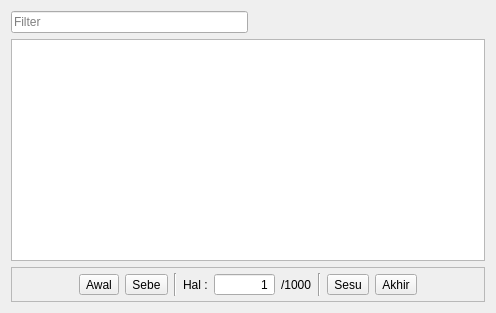
<?xml version="1.0" encoding="UTF-8"?>
<ui version="4.0">
 <class>DataViewer</class>
 <widget class="QWidget" name="DataViewer">
  <property name="geometry">
   <rect>
    <x>0</x>
    <y>0</y>
    <width>496</width>
    <height>313</height>
   </rect>
  </property>
  <property name="windowTitle">
   <string>Form</string>
  </property>
  <layout class="QVBoxLayout" name="verticalLayout">
   <item>
    <layout class="QHBoxLayout" name="horizontalLayout_2" stretch="0,0">
     <item>
      <widget class="QLineEdit" name="filterEdit">
       <property name="placeholderText">
        <string>Filter</string>
       </property>
      </widget>
     </item>
     <item>
      <spacer name="horizontalSpacer_3">
       <property name="orientation">
        <enum>Qt::Orientation::Horizontal</enum>
       </property>
       <property name="sizeHint" stdset="0">
        <size>
         <width>40</width>
         <height>20</height>
        </size>
       </property>
      </spacer>
     </item>
    </layout>
   </item>
   <item>
    <widget class="QTableView" name="dataView">
     <property name="showDropIndicator" stdset="0">
      <bool>false</bool>
     </property>
     <property name="alternatingRowColors">
      <bool>true</bool>
     </property>
     <property name="verticalScrollMode">
      <enum>QAbstractItemView::ScrollMode::ScrollPerPixel</enum>
     </property>
     <property name="horizontalScrollMode">
      <enum>QAbstractItemView::ScrollMode::ScrollPerPixel</enum>
     </property>
     <attribute name="verticalHeaderMinimumSectionSize">
      <number>18</number>
     </attribute>
     <attribute name="verticalHeaderDefaultSectionSize">
      <number>20</number>
     </attribute>
    </widget>
   </item>
   <item>
    <widget class="QFrame" name="navigationFrame">
     <property name="frameShape">
      <enum>QFrame::Shape::StyledPanel</enum>
     </property>
     <property name="frameShadow">
      <enum>QFrame::Shadow::Sunken</enum>
     </property>
     <layout class="QHBoxLayout" name="horizontalLayout" stretch="1,0,0,0,0,1,0,0,0,0,1">
      <property name="leftMargin">
       <number>5</number>
      </property>
      <property name="topMargin">
       <number>5</number>
      </property>
      <property name="rightMargin">
       <number>5</number>
      </property>
      <property name="bottomMargin">
       <number>5</number>
      </property>
      <item>
       <spacer name="horizontalSpacer">
        <property name="orientation">
         <enum>Qt::Orientation::Horizontal</enum>
        </property>
        <property name="sizeHint" stdset="0">
         <size>
          <width>40</width>
          <height>20</height>
         </size>
        </property>
       </spacer>
      </item>
      <item>
       <widget class="QToolButton" name="firstButton">
        <property name="text">
         <string>Awal</string>
        </property>
       </widget>
      </item>
      <item>
       <widget class="QToolButton" name="prevButton">
        <property name="text">
         <string>Sebe</string>
        </property>
       </widget>
      </item>
      <item>
       <widget class="Line" name="line">
        <property name="orientation">
         <enum>Qt::Orientation::Vertical</enum>
        </property>
       </widget>
      </item>
      <item>
       <widget class="QLabel" name="label">
        <property name="text">
         <string>Hal :</string>
        </property>
       </widget>
      </item>
      <item>
       <widget class="QSpinBox" name="currentPage">
        <property name="minimumSize">
         <size>
          <width>30</width>
          <height>0</height>
         </size>
        </property>
        <property name="alignment">
         <set>Qt::AlignmentFlag::AlignRight|Qt::AlignmentFlag::AlignTrailing|Qt::AlignmentFlag::AlignVCenter</set>
        </property>
        <property name="readOnly">
         <bool>true</bool>
        </property>
        <property name="buttonSymbols">
         <enum>QAbstractSpinBox::ButtonSymbols::NoButtons</enum>
        </property>
        <property name="minimum">
         <number>1</number>
        </property>
       </widget>
      </item>
      <item>
       <widget class="QLabel" name="labelTotal">
        <property name="text">
         <string>/1000</string>
        </property>
       </widget>
      </item>
      <item>
       <widget class="Line" name="line_2">
        <property name="orientation">
         <enum>Qt::Orientation::Vertical</enum>
        </property>
       </widget>
      </item>
      <item>
       <widget class="QToolButton" name="nextButton">
        <property name="text">
         <string>Sesu</string>
        </property>
       </widget>
      </item>
      <item>
       <widget class="QToolButton" name="lastButton">
        <property name="text">
         <string>Akhir</string>
        </property>
       </widget>
      </item>
      <item>
       <spacer name="horizontalSpacer_2">
        <property name="orientation">
         <enum>Qt::Orientation::Horizontal</enum>
        </property>
        <property name="sizeHint" stdset="0">
         <size>
          <width>40</width>
          <height>20</height>
         </size>
        </property>
       </spacer>
      </item>
     </layout>
    </widget>
   </item>
  </layout>
 </widget>
 <resources/>
 <connections/>
</ui>
